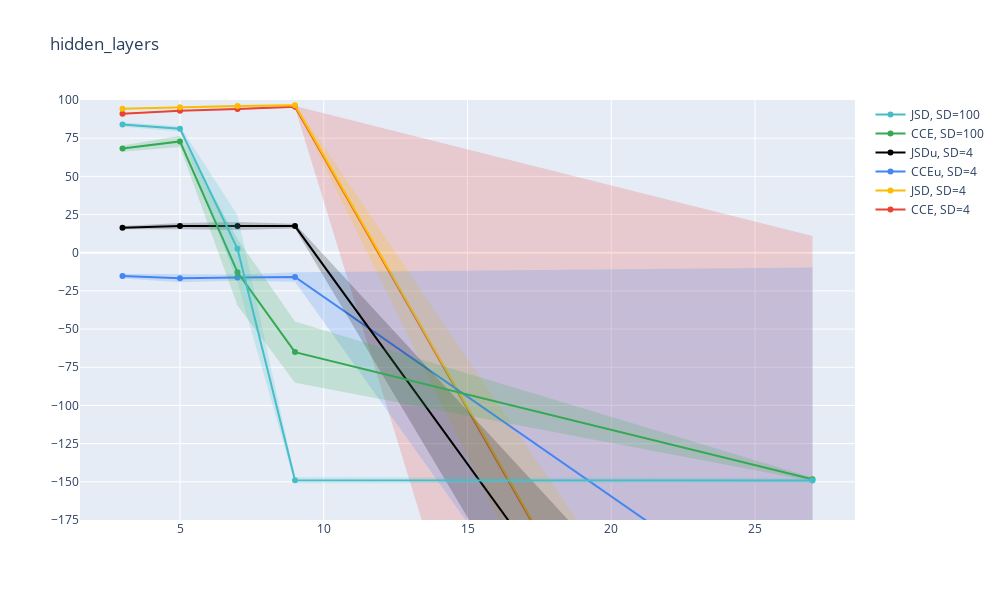

Here is the notebook cell this chart was saved with:
### Code cell
plot_vals(4)
plt.savefig("pictures/results_fig_4.svg")

### Figure 1 — Plotly figure (JSON) as saved in the notebook; plotly's stock layout.template omitted (floating-point values rounded to 4 significant figures)
{"data": [{"marker": {"color": "#EA4335"}, "mode": "lines+markers", "name": "CCE, SD=4", "type": "scatter", "x": [3, 5, 7, 9, 27], "y": [91.01, 93.01, 94.05, 95.54, -498.3]}, {"line": {"width": 0}, "marker": {"color": "#EA4335"}, "mode": "lines", "name": "Upper bound", "showlegend": false, "type": "scatter", "x": [3, 5, 7, 9, 27], "y": [91.58, 93.25, 94.44, 96.11, 10.99]}, {"fill": "tonexty", "fillcolor": "rgba(234, 67, 53, 0.2)", "line": {"width": 0}, "marker": {"color": "#EA4335"}, "mode": "lines", "name": "Lower bound", "showlegend": false, "type": "scatter", "x": [3, 5, 7, 9, 27], "y": [90.44, 92.76, 93.67, 94.97, -1008.0]}, {"marker": {"color": "#FBBC04"}, "mode": "lines+markers", "name": "JSD, SD=4", "type": "scatter", "x": [3, 5, 7, 9, 27], "y": [94.3, 95.25, 96.01, 96.61, -497.1]}, {"line": {"width": 0}, "marker": {"color": "#FBBC04"}, "mode": "lines", "name": "Upper bound", "showlegend": false, "type": "scatter", "x": [3, 5, 7, 9, 27], "y": [94.64, 95.78, 96.81, 97.15, -402.5]}, {"fill": "tonexty", "fillcolor": "rgba(251, 188, 4, 0.2)", "line": {"width": 0}, "marker": {"color": "#FBBC04"}, "mode": "lines", "name": "Lower bound", "showlegend": false, "type": "scatter", "x": [3, 5, 7, 9, 27], "y": [93.96, 94.72, 95.22, 96.06, -591.8]}, {"marker": {"color": "#4285F4"}, "mode": "lines+markers", "name": "CCEu, SD=4", "type": "scatter", "x": [3, 5, 7, 9, 27], "y": [-15.3, -16.66, -16.24, -15.92, -251.0]}, {"line": {"width": 0}, "marker": {"color": "#4285F4"}, "mode": "lines", "name": "Upper bound", "showlegend": false, "type": "scatter", "x": [3, 5, 7, 9, 27], "y": [-13.8, -14.07, -14.21, -12.8, -9.728]}, {"fill": "tonexty", "fillcolor": "rgba(66, 133, 244, 0.2)", "line": {"width": 0}, "marker": {"color": "#4285F4"}, "mode": "lines", "name": "Lower bound", "showlegend": false, "type": "scatter", "x": [3, 5, 7, 9, 27], "y": [-16.8, -19.25, -18.27, -19.04, -492.2]}, {"marker": {"color": "#000000"}, "mode": "lines+markers", "name": "JSDu, SD=4", "type": "scatter", "x": [3, 5, 7, 9, 27], "y": [16.43, 17.46, 17.46, 17.44, -449.9]}, {"line": {"width": 0}, "marker": {"color": "#000000"}, "mode": "lines", "name": "Upper bound", "showlegend": false, "type": "scatter", "x": [3, 5, 7, 9, 27], "y": [17.53, 19.52, 20.09, 19.03, -348.5]}, {"fill": "tonexty", "fillcolor": "rgba(0, 0, 0, 0.2)", "line": {"width": 0}, "marker": {"color": "#000000"}, "mode": "lines", "name": "Lower bound", "showlegend": false, "type": "scatter", "x": [3, 5, 7, 9, 27], "y": [15.33, 15.39, 14.84, 15.85, -551.4]}, {"marker": {"color": "#34A853"}, "mode": "lines+markers", "name": "CCE, SD=100", "type": "scatter", "x": [3, 5, 7, 9, 27], "y": [68.22, 72.88, -12.79, -65.07, -148.4]}, {"line": {"width": 0}, "marker": {"color": "#34A853"}, "mode": "lines", "name": "Upper bound", "showlegend": false, "type": "scatter", "x": [3, 5, 7, 9, 27], "y": [70.29, 76.59, 9.014, -44.98, -147.2]}, {"fill": "tonexty", "fillcolor": "rgba(52, 168, 83, 0.2)", "line": {"width": 0}, "marker": {"color": "#34A853"}, "mode": "lines", "name": "Lower bound", "showlegend": false, "type": "scatter", "x": [3, 5, 7, 9, 27], "y": [66.15, 69.17, -34.6, -85.16, -149.6]}, {"marker": {"color": "#46BDC6"}, "mode": "lines+markers", "name": "JSD, SD=100", "type": "scatter", "x": [3, 5, 7, 9, 27], "y": [84.03, 81.16, 2.547, -149.0, -149.1]}, {"line": {"width": 0}, "marker": {"color": "#46BDC6"}, "mode": "lines", "name": "Upper bound", "showlegend": false, "type": "scatter", "x": [3, 5, 7, 9, 27], "y": [85.49, 82.89, 24.47, -147.1, -147.3]}, {"fill": "tonexty", "fillcolor": "rgba(70, 189, 198, 0.2)", "line": {"width": 0}, "marker": {"color": "#46BDC6"}, "mode": "lines", "name": "Lower bound", "showlegend": false, "type": "scatter", "x": [3, 5, 7, 9, 27], "y": [82.56, 79.42, -19.37, -151.0, -150.8]}], "layout": {"height": 600, "title": {"text": "hidden_layers"}, "width": 1000, "yaxis": {"dtick": 25, "range": [-175, 100], "tick0": 0}}}
